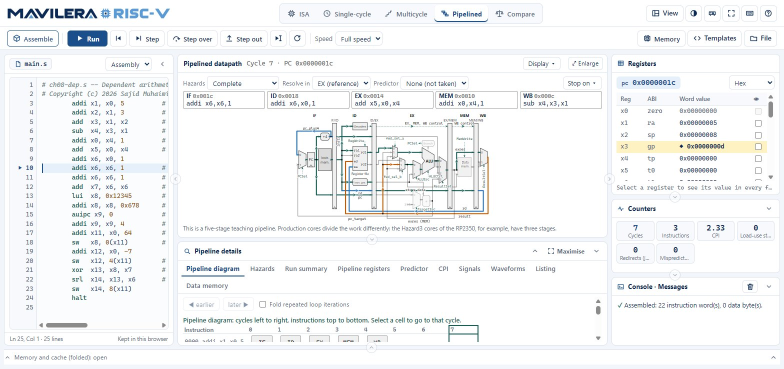
#> input picture beta/screens/view-ch08.jpg, 1568 x 737 px (shown at 1/2 size)
$ python seg.py ../../beta/screens/view-ch08.jpg ../../beta/screens/workspace-dark.jpg
#> lines starting #> are read from the running program, lines starting #| are printed output that depends on the picture
# Copyright (c) 2026 Sajid Muhaimin Choudhury. Licensed under the Apache License, Version 2.0.
# Rights class: code. Development tool for the logo masters in logo/ (see tools/logo/README.md).
import sys, numpy as np, cv2
from PIL import Image
src = sys.argv[1]; out = sys.argv[2]
a = np.asarray(Image.open(src).convert('RGB')).astype(np.float32)
NAVY = np.array([9, 44, 78.]); LIGHT = np.array([93, 157, 209.]); WHITE = np.array([254, 254, 254.])
d = np.stack([np.linalg.norm(a - c, axis=2) for c in (WHITE, NAVY, LIGHT)], 0)
lab = d.argmin(0).astype(np.uint8)
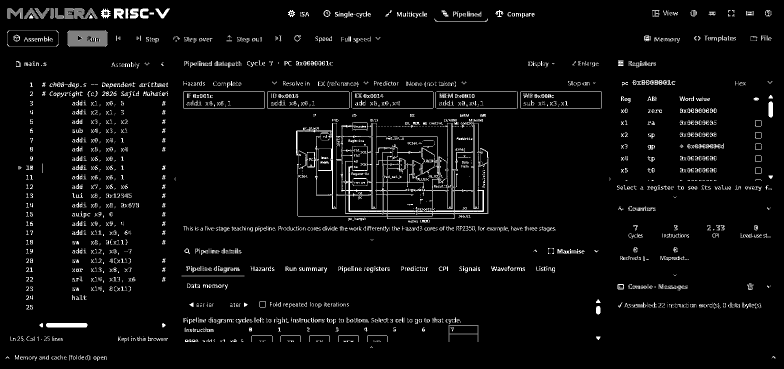
#> lab: shape (737, 1568) (shown at 1/2 size); min 0, max 2, mean 0.0876; drawn with min black and max white
import os; np.save(os.path.join(out, 'labels.npy'), lab)
for k, name in ((1, 'navy'), (2, 'light')):
    m = (lab == k).astype(np.uint8)
    n, cc, st, cen = cv2.connectedComponentsWithStats(m, 8)
    print(name, 'components', n - 1)
    for i in np.argsort(st[1:, 0]) + 1:
        x, y, w, h, A = st[i]
        if A > 30: print(f'  #{i} x{x} y{y} w{w} h{h} A{A}')
#> this loop made 2 passes
#> n on passes 1 to 2: 3066, 4736
#| navy components 3065
#| light components 4735
#> (further printed lines are left out)
#> pass 1, `m = (lab == k).astype(np.uint8)`:
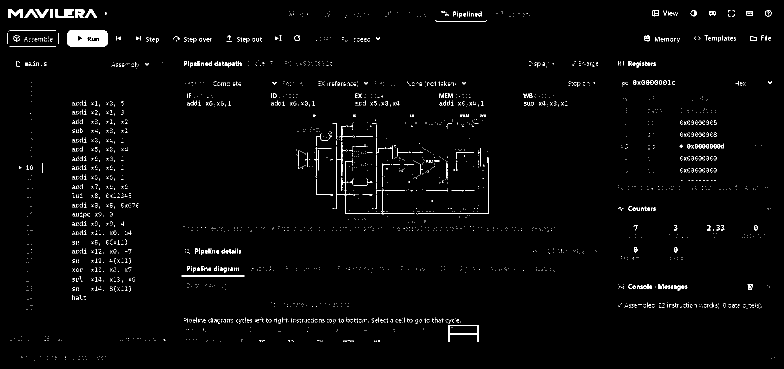
#> m: shape (737, 1568) (shown at 1/2 size); values 0 (black) and 1 (white), 1.8% white in thin lines or dots
#> pass 1, `n, cc, st, cen = cv2.connectedComponentsWithStats(m, 8)`:
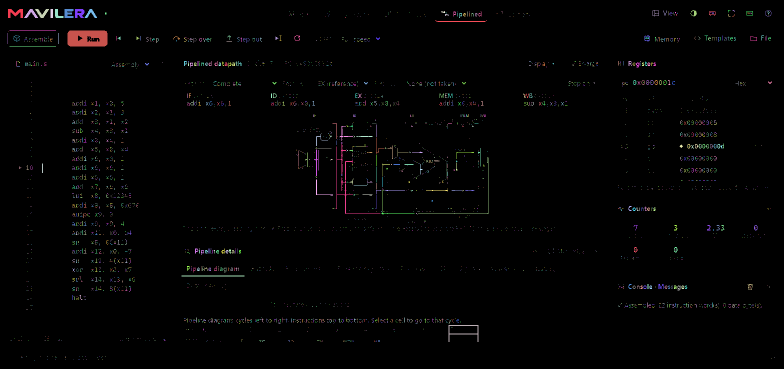
#> cc: shape (737, 1568) int32 (shown at 1/2 size); 3066 distinct labels, from 0 to 3065; one colour per label, 0 black
#> pass 2, `m = (lab == k).astype(np.uint8)`:
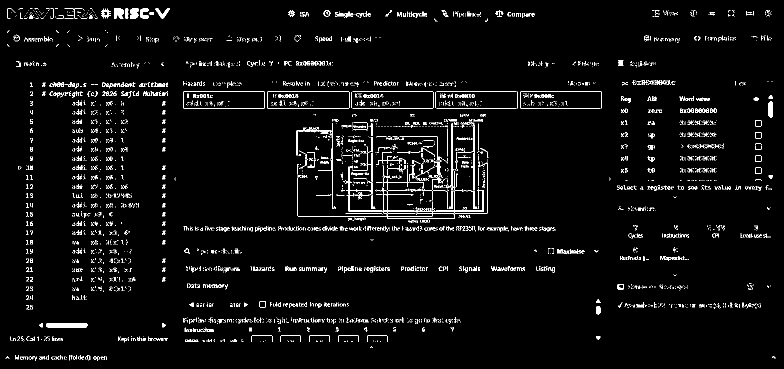
#> m: shape (737, 1568) (shown at 1/2 size); values 0 (black) and 1 (white), 3.5% white in thin lines or dots
#> pass 2, `n, cc, st, cen = cv2.connectedComponentsWithStats(m, 8)`:
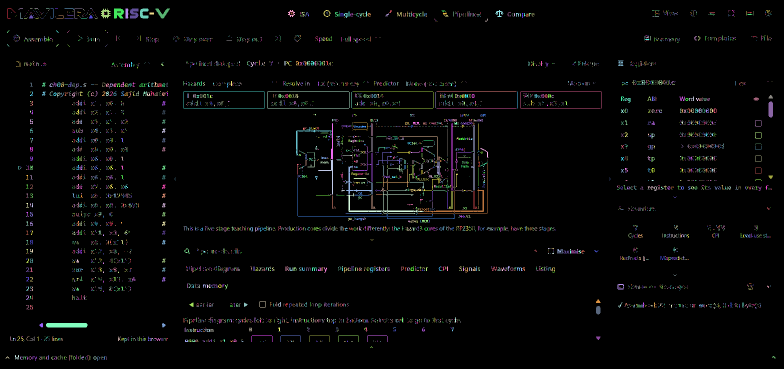
#> cc: shape (737, 1568) int32 (shown at 1/2 size); 4736 distinct labels, from 0 to 4735; one colour per label, 0 black

$ run again, on beta/screens/workspace-light.jpg
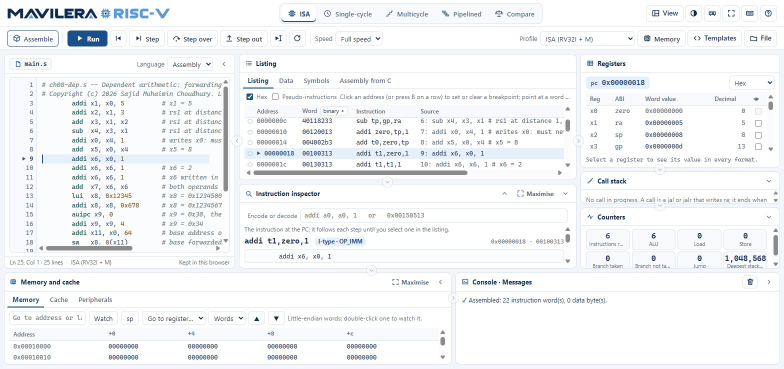
#> input picture beta/screens/workspace-light.jpg, 1568 x 737 px (shown at 1/2 size)
#> the loop `for k, name in ((1, 'navy'), (2, 'light')):` made 2 passes
#> n on passes 1 to 2: 2793, 4655
#> (printed output is left out)
#> pass 1, `n, cc, st, cen = cv2.connectedComponentsWithStats(m, 8)`:
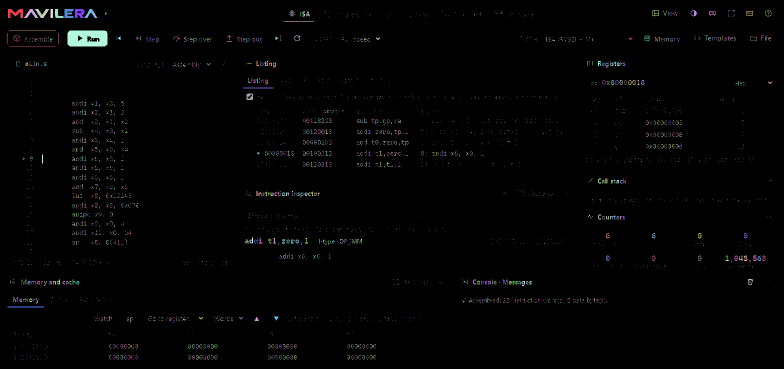
#> cc: shape (737, 1568) int32 (shown at 1/2 size); 2793 distinct labels, from 0 to 2792; one colour per label, 0 black
#> pass 2, `n, cc, st, cen = cv2.connectedComponentsWithStats(m, 8)`:
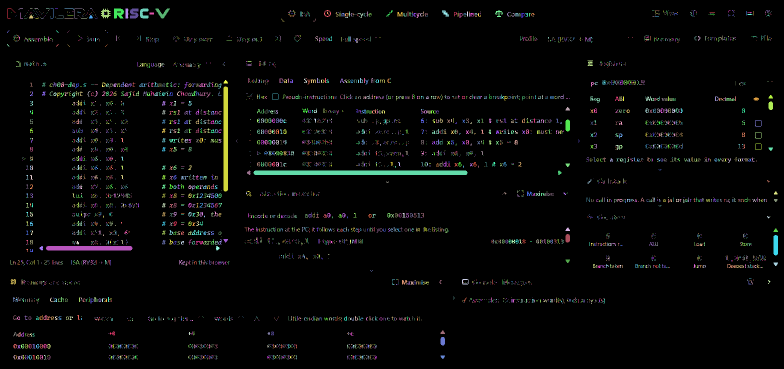
#> cc: shape (737, 1568) int32 (shown at 1/2 size); 4655 distinct labels, from 0 to 4654; one colour per label, 0 black
